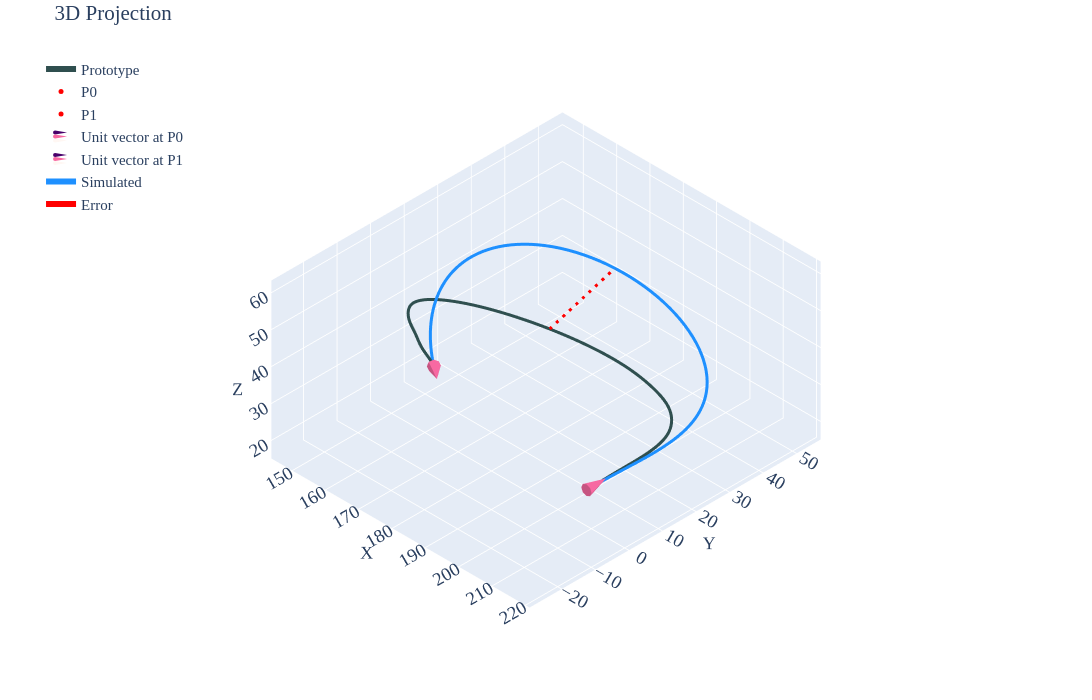

Source (notebook cell):
### Code cell
df=pd.read_csv('../data/2810/p4-case2.csv')
prt=df.iloc[10:,2:].reset_index(drop=True)
p0=df.iloc[5,2:].values.astype(float)   
p1=df.iloc[6,2:].values.astype(float)   
u0=df.iloc[8,2:].values.astype(float)*df.iloc[2,1]   
u1=df.iloc[9,2:].values.astype(float)*df.iloc[3,1]   
siml=pd.DataFrame(final_rod_position.T,columns=['X','Y','Z'])
fig=utils.plotter(prt.values,p0,p1,u0,u1,x_label='Prototype',spl1=siml.values,spl1_label='Simulated',cne=6,intr='d') 
a=df.iloc[59,2:] 
b=siml.iloc[50] 
fig.add_trace(go.Scatter3d(x=[a[0],b[0]],y=[a[1],b[1]],z=[a[2],b[2]],mode='lines',name='Error',line=dict(color='red',width=6,dash='longdash'))) 
fig.show()
pio.write_html(fig,'html/p4-case2.html')
siml.to_csv('data/p4-case2.csv',index=False)
